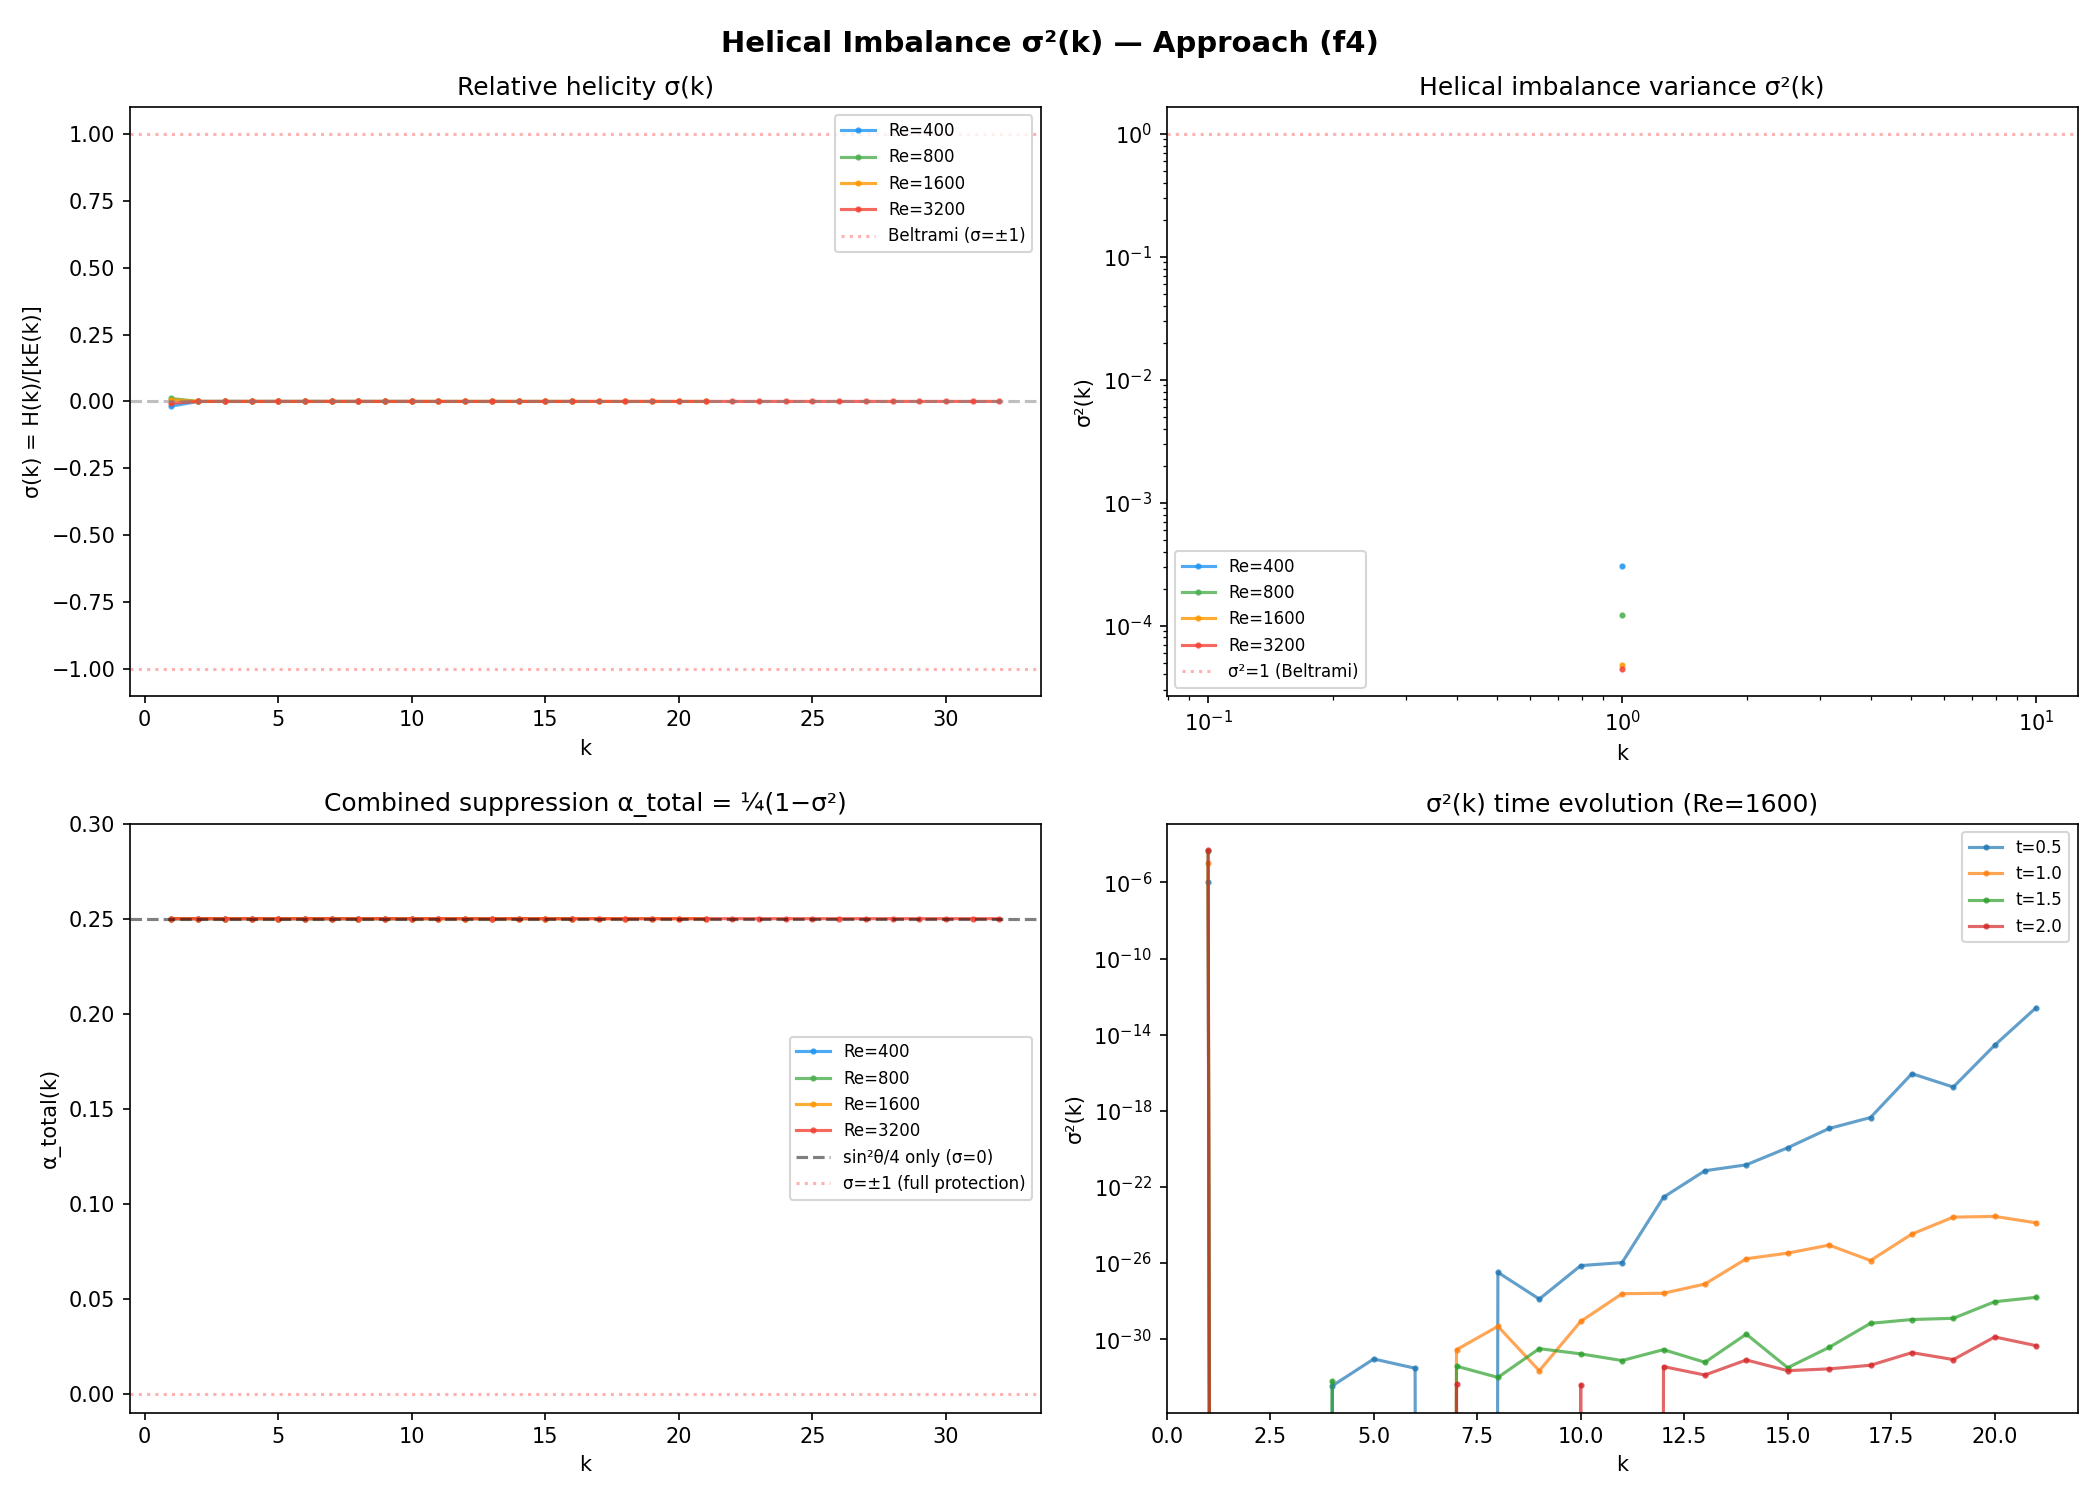

Recreate this plot in Python.
"""
HELICAL IMBALANCE σ²(k) — APPROACH (f4)
=========================================
Biferale-Titi (2013): single helical sector → global regularity.
Combined suppression: α_total = sin²θ/4 × (1 − σ²(k))

σ(k) = H(k) / [k E(k)]  where H(k) = helicity spectrum, E(k) = energy spectrum.
|σ(k)| ≤ 1 (realizability).

If ⟨σ²(k)⟩ > 0 at high k, the helical protection factor (1−σ²) < 1 gives
EXTRA suppression beyond sin²θ/4 alone.

Key question: does σ(k) → 0 at high k (Kraichnan 1973), or is there residual
imbalance that helps regularity?

This script measures:
1. σ(k) = H(k)/[kE(k)] at each shell for multiple Re
2. σ²(k) profile — the variance of helical imbalance
3. Time evolution of σ(k) — does it decay or persist?
4. Combined suppression α_total(k) = 1/4 × (1 − σ²(k))

Re = [400, 800, 1600, 3200], multiple time snapshots.

Meridian 2, S98 — Approach (f4).
"""

import numpy as np
from numpy.fft import fftn, fftfreq
import matplotlib
matplotlib.use('Agg')
import matplotlib.pyplot as plt
import os
import sys
import time as clock

sys.path.insert(0, os.path.dirname(__file__))
from shared_algebraic_structure import SpectralNS


def measure_helical_spectra(solver, u_hat):
    """Compute E(k), H(k), and σ(k) = H(k)/[kE(k)] per shell.

    Returns dict with arrays indexed by shell k = 1, 2, ..., kmax.
    """
    u_p, u_m = solver.helical_decompose(u_hat)

    # Energy in each helical mode: |h±(k)|²
    Ep = np.abs(u_p)**2
    Em = np.abs(u_m)**2

    kmax = int(solver.N // 2)
    shells = np.arange(1, kmax + 1)
    E_k = np.zeros(kmax)
    H_k = np.zeros(kmax)
    Ep_k = np.zeros(kmax)
    Em_k = np.zeros(kmax)

    for i, ks in enumerate(shells):
        mask = (solver.kmag >= ks - 0.5) & (solver.kmag < ks + 0.5)
        Ep_k[i] = np.sum(Ep[mask])
        Em_k[i] = np.sum(Em[mask])

    E_k = Ep_k + Em_k  # total energy per shell
    H_k = shells * (Ep_k - Em_k)  # helicity spectrum: k(|h+|² - |h-|²)

    # Relative helicity σ(k) = H(k) / [k E(k)]
    sigma_k = np.zeros(kmax)
    valid = E_k > 1e-30
    sigma_k[valid] = H_k[valid] / (shells[valid] * E_k[valid])
    sigma_k = np.clip(sigma_k, -1, 1)

    # Combined suppression
    alpha_total = 0.25 * (1 - sigma_k**2)

    return {
        'shells': shells,
        'E_k': E_k,
        'H_k': H_k,
        'Ep_k': Ep_k,
        'Em_k': Em_k,
        'sigma_k': sigma_k,
        'sigma2_k': sigma_k**2,
        'alpha_total': alpha_total,
    }


def run_measurement(Re, N, T_snapshots, dt_factor=0.5):
    """Evolve NS at given Re and measure σ(k) at multiple time snapshots."""
    solver = SpectralNS(N=N, Re=Re)

    # CFL-adjusted dt
    dt = dt_factor / (N * Re**0.5)
    dt = min(dt, 0.005)
    dt = max(dt, 0.0005)

    # TG initial condition
    u_hat = solver.taylor_green_ic()

    T_max = max(T_snapshots)
    steps_total = int(T_max / dt)

    results = []
    snapshot_steps = [int(t / dt) for t in T_snapshots]
    snapshot_set = set(snapshot_steps)

    print(f"\n  Re={Re}, N={N}, dt={dt:.5f}, T_max={T_max}, steps={steps_total}")

    t0 = clock.time()
    for step in range(steps_total + 1):
        if step in snapshot_set:
            t_current = step * dt
            spectra = measure_helical_spectra(solver, u_hat)
            spectra['t'] = t_current
            spectra['Re'] = Re
            results.append(spectra)
            print(f"    t={t_current:.2f}: <σ²>={np.mean(spectra['sigma2_k'][:N//3]):.4f}, "
                  f"σ_max={np.max(np.abs(spectra['sigma_k'][:N//3])):.4f}, "
                  f"<α_total>={np.mean(spectra['alpha_total'][:N//3]):.4f}")

        if step < steps_total:
            u_hat = solver.step_rk4(u_hat, dt)

        if step > 0 and step % (steps_total // 5) == 0:
            elapsed = clock.time() - t0
            print(f"    step {step}/{steps_total} ({100*step/steps_total:.0f}%) — {elapsed:.0f}s")

    elapsed = clock.time() - t0
    print(f"  Done in {elapsed:.1f}s")
    return results


def main():
    print("=" * 70)
    print("  HELICAL IMBALANCE σ²(k) — APPROACH (f4)")
    print("  Combined suppression: α_total = sin²θ/4 × (1 − σ²(k))")
    print("  Biferale-Titi endpoint: σ=±1 → regularity proved")
    print("=" * 70)

    # Configuration: Re → (N, T_snapshots)
    configs = [
        (400,  32, [0.5, 1.0, 1.5, 2.0]),
        (800,  48, [0.5, 1.0, 1.5, 2.0]),
        (1600, 64, [0.5, 1.0, 1.5, 2.0]),
        (3200, 96, [0.5, 1.0, 2.0]),
    ]

    all_results = {}

    for Re, N, T_snaps in configs:
        results = run_measurement(Re, N, T_snaps)
        all_results[Re] = results

    # ================================================================
    # ANALYSIS
    # ================================================================
    print("\n" + "=" * 70)
    print("  RESULTS SUMMARY")
    print("=" * 70)

    # Table: σ²(k) averaged over inertial range, per Re and time
    print("\n  σ²(k) averaged over inertial range (k=3 to N/3):")
    print(f"  {'Re':>6}  {'t':>5}  {'<σ²>':>8}  {'<|σ|>':>8}  {'<α_total>':>10}  {'α_gain':>8}")
    print("  " + "-" * 58)

    for Re, N, T_snaps in configs:
        for snap in all_results[Re]:
            kmax_inertial = max(3, len(snap['sigma_k']) // 3)
            inertial = slice(2, kmax_inertial)  # k=3 to N/3
            sigma2_avg = np.mean(snap['sigma2_k'][inertial])
            sigma_abs_avg = np.mean(np.abs(snap['sigma_k'][inertial]))
            alpha_avg = np.mean(snap['alpha_total'][inertial])
            # α_gain: how much better than sin²θ/4 = 0.25 alone
            gain = (0.25 - alpha_avg) / 0.25 * 100
            print(f"  {Re:>6}  {snap['t']:>5.1f}  {sigma2_avg:>8.4f}  {sigma_abs_avg:>8.4f}  "
                  f"{alpha_avg:>10.4f}  {gain:>7.1f}%")

    # Profile: σ²(k) vs k at latest time for each Re
    print("\n  σ²(k) profile at latest snapshot:")
    print(f"  {'k':>4}", end="")
    for Re, N, T_snaps in configs:
        print(f"  {'Re='+str(Re):>10}", end="")
    print()

    max_shells = max(len(all_results[Re][-1]['shells']) for Re, _, _ in configs)
    for ki in range(min(30, max_shells)):
        k_val = ki + 1
        print(f"  {k_val:>4}", end="")
        for Re, N, T_snaps in configs:
            snap = all_results[Re][-1]
            if ki < len(snap['sigma2_k']):
                print(f"  {snap['sigma2_k'][ki]:>10.4f}", end="")
            else:
                print(f"  {'---':>10}", end="")
        print()

    # ================================================================
    # KEY QUESTION: Does σ²(k) → 0 at high k?
    # ================================================================
    print("\n" + "=" * 70)
    print("  KEY QUESTION: σ²(k) scaling at high k")
    print("=" * 70)

    for Re, N, T_snaps in configs:
        snap = all_results[Re][-1]  # latest time
        k_inertial = snap['shells'][2:N//3]
        s2_inertial = snap['sigma2_k'][2:N//3]

        if len(k_inertial) > 3 and np.all(s2_inertial > 1e-10):
            # Fit log(σ²) vs log(k)
            logk = np.log(k_inertial)
            logs2 = np.log(s2_inertial)
            valid = np.isfinite(logs2)
            if np.sum(valid) > 3:
                p = np.polyfit(logk[valid], logs2[valid], 1)
                print(f"  Re={Re}: σ²(k) ~ k^{p[0]:.2f}")
            else:
                print(f"  Re={Re}: insufficient valid data for fit")
        else:
            # Some σ² values are near zero
            mean_s2 = np.mean(s2_inertial)
            print(f"  Re={Re}: <σ²> = {mean_s2:.4f} (some shells near zero)")

    # ================================================================
    # VERDICT
    # ================================================================
    print("\n" + "=" * 70)
    print("  VERDICT")
    print("=" * 70)

    # Use Re=1600 latest snapshot as representative
    snap = all_results[1600][-1]
    kmax_i = len(snap['sigma_k']) // 3
    s2_high = np.mean(snap['sigma2_k'][kmax_i//2:kmax_i])
    s2_low = np.mean(snap['sigma2_k'][2:kmax_i//2])
    alpha_high = np.mean(snap['alpha_total'][kmax_i//2:kmax_i])

    print(f"\n  Representative (Re=1600, t={snap['t']:.1f}):")
    print(f"    <σ²> low-k (3 to {kmax_i//2}):  {s2_low:.4f}")
    print(f"    <σ²> high-k ({kmax_i//2} to {kmax_i}): {s2_high:.4f}")
    print(f"    <α_total> high-k:        {alpha_high:.4f}")
    print(f"    sin²θ/4 alone:           0.2500")
    print(f"    Extra suppression:        {(0.25 - alpha_high)/0.25*100:.1f}%")

    if s2_high > 0.01:
        print(f"\n  >>> σ²(k) > 0.01 at high k — helical protection IS present!")
        print(f"  >>> Combined α_total < 0.25 — the Biferale-Titi factor helps.")
    else:
        print(f"\n  >>> σ²(k) ≈ 0 at high k — Kraichnan was right.")
        print(f"  >>> Helical protection vanishes. Only sin²θ/4 remains.")

    # ================================================================
    # PLOT
    # ================================================================
    fig, axes = plt.subplots(2, 2, figsize=(14, 10))
    fig.suptitle('Helical Imbalance σ²(k) — Approach (f4)', fontsize=14, fontweight='bold')

    colors = {400: '#2196F3', 800: '#4CAF50', 1600: '#FF9800', 3200: '#F44336'}

    # Panel 1: σ(k) profile at latest time
    ax = axes[0, 0]
    for Re, N, T_snaps in configs:
        snap = all_results[Re][-1]
        kmax_plot = N // 3
        ax.plot(snap['shells'][:kmax_plot], snap['sigma_k'][:kmax_plot],
                'o-', color=colors[Re], markersize=2, label=f'Re={Re}', alpha=0.8)
    ax.axhline(0, color='gray', linestyle='--', alpha=0.5)
    ax.axhline(1, color='red', linestyle=':', alpha=0.3, label='Beltrami (σ=±1)')
    ax.axhline(-1, color='red', linestyle=':', alpha=0.3)
    ax.set_xlabel('k')
    ax.set_ylabel('σ(k) = H(k)/[kE(k)]')
    ax.set_title('Relative helicity σ(k)')
    ax.legend(fontsize=8)
    ax.set_ylim(-1.1, 1.1)

    # Panel 2: σ²(k) profile (log-log)
    ax = axes[0, 1]
    for Re, N, T_snaps in configs:
        snap = all_results[Re][-1]
        kmax_plot = N // 3
        s2 = snap['sigma2_k'][:kmax_plot]
        valid = s2 > 1e-10
        ax.loglog(snap['shells'][:kmax_plot][valid], s2[valid],
                  'o-', color=colors[Re], markersize=2, label=f'Re={Re}', alpha=0.8)
    ax.axhline(1, color='red', linestyle=':', alpha=0.3, label='σ²=1 (Beltrami)')
    ax.set_xlabel('k')
    ax.set_ylabel('σ²(k)')
    ax.set_title('Helical imbalance variance σ²(k)')
    ax.legend(fontsize=8)

    # Panel 3: α_total(k) = 1/4 × (1−σ²)
    ax = axes[1, 0]
    for Re, N, T_snaps in configs:
        snap = all_results[Re][-1]
        kmax_plot = N // 3
        ax.plot(snap['shells'][:kmax_plot], snap['alpha_total'][:kmax_plot],
                'o-', color=colors[Re], markersize=2, label=f'Re={Re}', alpha=0.8)
    ax.axhline(0.25, color='black', linestyle='--', alpha=0.5, label='sin²θ/4 only (σ=0)')
    ax.axhline(0, color='red', linestyle=':', alpha=0.3, label='σ=±1 (full protection)')
    ax.set_xlabel('k')
    ax.set_ylabel('α_total(k)')
    ax.set_title('Combined suppression α_total = ¼(1−σ²)')
    ax.legend(fontsize=8)
    ax.set_ylim(-0.01, 0.30)

    # Panel 4: σ²(k) time evolution at Re=1600
    ax = axes[1, 1]
    if 1600 in all_results:
        for snap in all_results[1600]:
            kmax_plot = 64 // 3
            ax.semilogy(snap['shells'][:kmax_plot], snap['sigma2_k'][:kmax_plot],
                        'o-', markersize=2, label=f"t={snap['t']:.1f}", alpha=0.7)
    ax.set_xlabel('k')
    ax.set_ylabel('σ²(k)')
    ax.set_title('σ²(k) time evolution (Re=1600)')
    ax.legend(fontsize=8)

    plt.tight_layout()
    outpath = os.path.join(os.path.dirname(__file__), 'helical_imbalance_f4.png')
    plt.savefig(outpath, dpi=150)
    print(f"\n  Plot saved to {outpath}")
    print("\n  DONE.")


if __name__ == '__main__':
    main()
